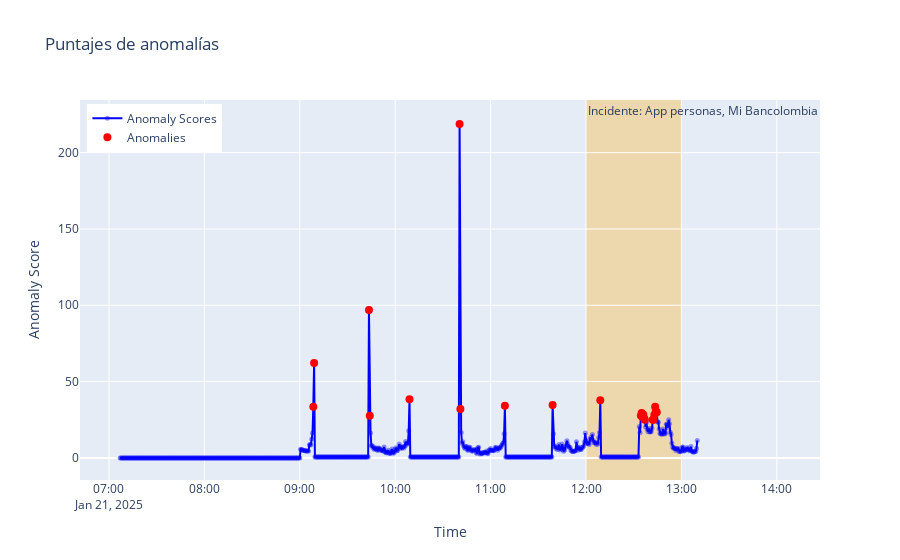

Source (notebook cell):
### Code cell
# Crear la figura
fig = go.Figure()

# Añadir la línea de puntuaciones de anomalías
fig.add_trace(go.Scatter(x=df_rrcf.index, y=df_rrcf['scores'], mode='lines+markers', name='Anomaly Scores', line=dict(color='blue'), marker=dict(size=5, opacity=0.4)))

# Añadir los puntos de anomalías
fig.add_trace(go.Scatter(x=anomalies_index, y=df_rrcf.loc[anomalies_index, 'scores'], mode='markers', name='Anomalies', marker=dict(color='red', size=8)))

# Resaltar el incidente entre las 12 pm y la 1 pm
fig.add_vrect(x0='2025-01-21 12:00:00', x1='2025-01-21 13:00:00', fillcolor='orange', opacity=0.3, layer='below', line_width=0, annotation_text='Incidente: App personas, Mi Bancolombia', annotation_position='top left')

# Configurar el layout
fig.update_layout(
    title='Puntajes de anomalías',
    xaxis_title='Time',
    yaxis_title='Anomaly Score',
    legend=dict(x=0.01, y=0.99)
)

# Mostrar la figura
fig.show()

### Figure 1 — Plotly figure (JSON) as saved in the notebook; plotly's stock layout.template omitted (floating-point values rounded to 4 significant figures; data arrays with more than 128 entries replaced by an {"elided": "..."} marker saying what was removed)
{"data": [{"line": {"color": "blue"}, "marker": {"opacity": 0.4, "size": 5}, "mode": "lines+markers", "name": "Anomaly Scores", "type": "scatter", "x": {"elided": "727 str values"}, "y": {"elided": "727 float values"}}, {"marker": {"color": "red", "size": 8}, "mode": "markers", "name": "Anomalies", "type": "scatter", "x": ["2025-01-21T09:08:30.000000000", "2025-01-21T09:09:00.000000000", "2025-01-21T09:43:30.000000000", "2025-01-21T09:44:00.000000000", "2025-01-21T10:09:00.000000000", "2025-01-21T10:40:30.000000000", "2025-01-21T10:41:00.000000000", "2025-01-21T11:09:00.000000000", "2025-01-21T11:39:00.000000000", "2025-01-21T12:09:00.000000000", "2025-01-21T12:34:30.000000000", "2025-01-21T12:35:00.000000000", "2025-01-21T12:35:30.000000000", "2025-01-21T12:36:00.000000000", "2025-01-21T12:36:30.000000000", "2025-01-21T12:37:00.000000000", "2025-01-21T12:42:00.000000000", "2025-01-21T12:42:30.000000000", "2025-01-21T12:43:00.000000000", "2025-01-21T12:43:30.000000000", "2025-01-21T12:44:00.000000000", "2025-01-21T12:44:30.000000000"], "y": [33.48, 62.12, 96.86, 27.61, 38.34, 218.8, 32.04, 34.23, 34.63, 37.73, 27.62, 29.43, 26.81, 28.45, 26.16, 25.05, 25.05, 25.01, 28.3, 33.48, 30.62, 29.94]}], "layout": {"annotations": [{"showarrow": false, "text": "Incidente: App personas, Mi Bancolombia", "x": "2025-01-21 12:00:00", "xanchor": "left", "xref": "x", "y": 1, "yanchor": "top", "yref": "y domain"}], "legend": {"x": 0.01, "y": 0.99}, "shapes": [{"fillcolor": "orange", "layer": "below", "line": {"width": 0}, "opacity": 0.3, "type": "rect", "x0": "2025-01-21 12:00:00", "x1": "2025-01-21 13:00:00", "xref": "x", "y0": 0, "y1": 1, "yref": "y domain"}], "title": {"text": "Puntajes de anomalías"}, "xaxis": {"title": {"text": "Time"}}, "yaxis": {"title": {"text": "Anomaly Score"}}}}
